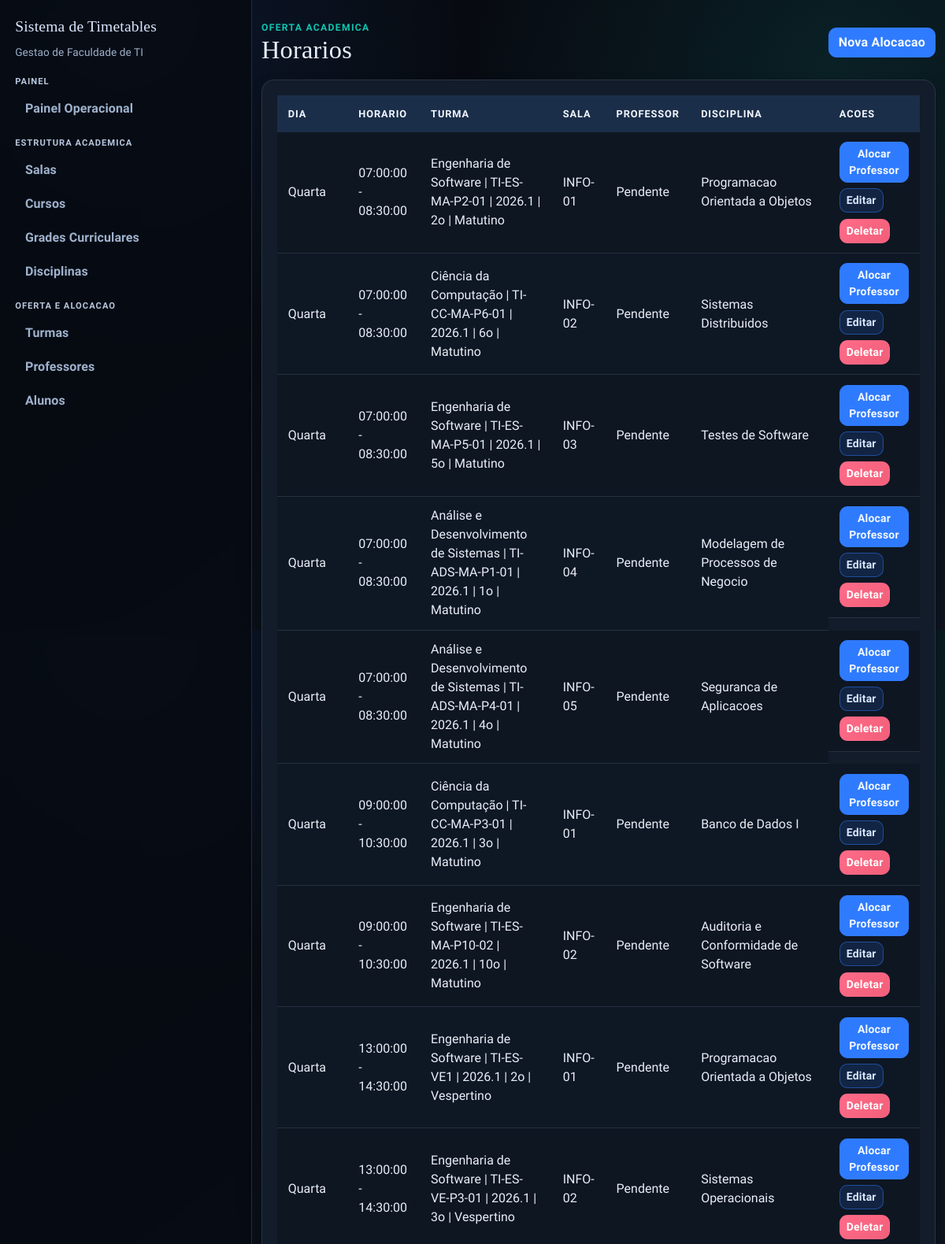
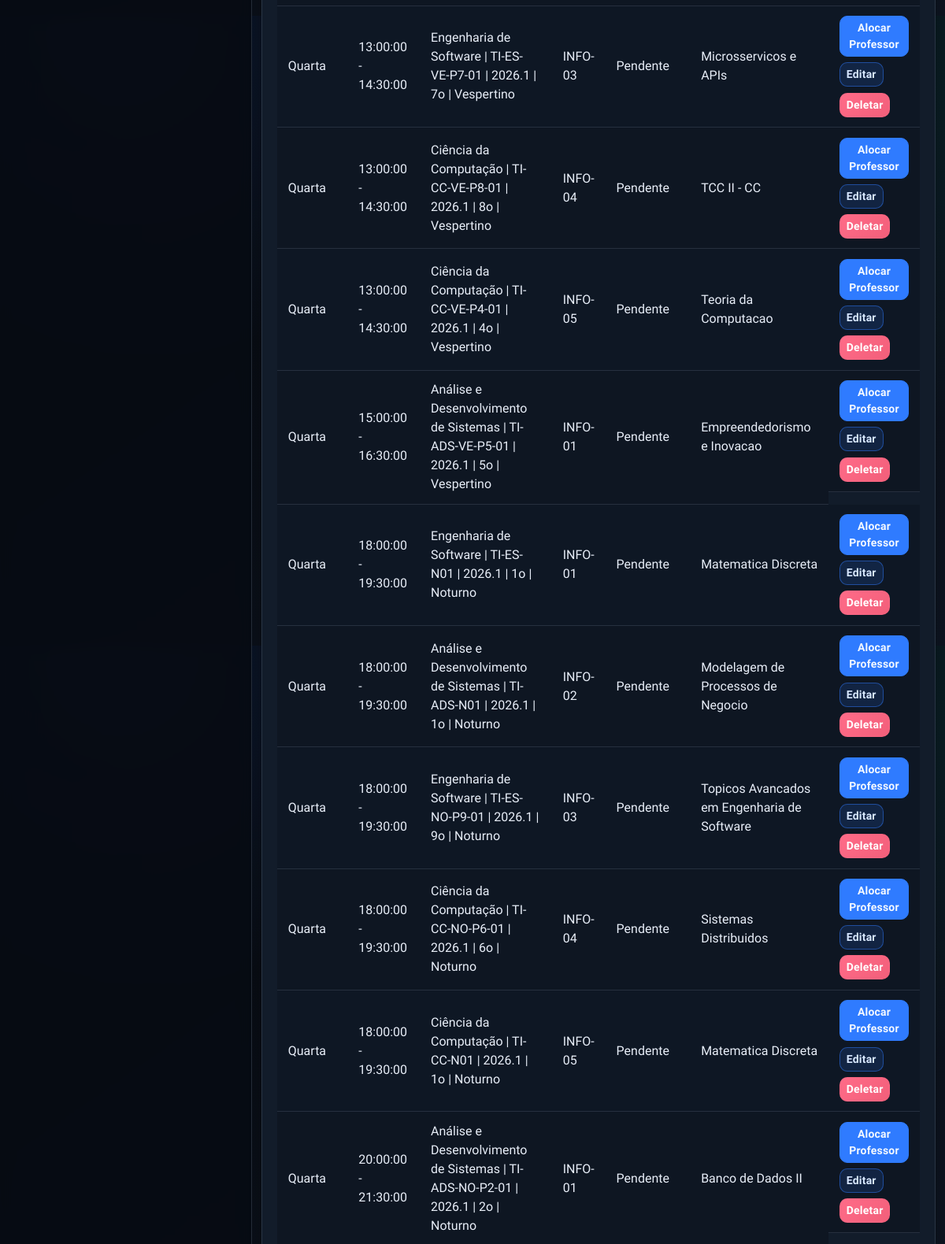
The app's page /horarios (signed in, upper part) with its own data (2 pictures, top to bottom).
### app/models.py (models this page shows, shortened)
class Timetable(db.Model):
    id = db.Column(db.Integer, primary_key=True)
    dia = db.Column(db.String(20), nullable=False)  # e.g., 'Segunda', 'Terça'
    hora_inicio = db.Column(db.Time, nullable=False)
    hora_fim = db.Column(db.Time, nullable=False)
    sala_id = db.Column(db.Integer, db.ForeignKey('sala.id'), nullable=False)
    professor_id = db.Column(db.Integer, db.ForeignKey('user.id'), nullable=True)
    disciplina_id = db.Column(db.Integer, db.ForeignKey('disciplina.id'), nullable=False)
    turma_id = db.Column(db.Integer, db.ForeignKey("turma.id"), nullable=False)
    sala = db.relationship('Sala', backref='timetables')
    professor = db.relationship('User', backref='timetables')
    disciplina = db.relationship('Disciplina', backref='timetables')
    turma = db.relationship('Turma', backref='timetables')
    __table_args__ = (
        db.UniqueConstraint('dia', 'hora_inicio', 'hora_fim', 'sala_id', name='unique_dia_horario_sala'),
        db.UniqueConstraint('dia', 'hora_inicio', 'hora_fim', 'professor_id', name='unique_dia_horario_professor'),
        db.UniqueConstraint('dia', 'hora_inicio', 'hora_fim', 'turma_id', name='unique_dia_horario_turma'),
    )

class Curso(db.Model):
    id = db.Column(db.Integer, primary_key=True)
    nome = db.Column(db.String(120), nullable=False, unique=True)
    codigo = db.Column(db.String(20), nullable=False, unique=True)
    quantidade_periodos = db.Column(db.Integer, nullable=False, default=8)
    ativo = db.Column(db.Boolean, nullable=False, default=True)

class Turma(db.Model):
    id = db.Column(db.Integer, primary_key=True)
    curso_id = db.Column(db.Integer, db.ForeignKey("curso.id"), nullable=False)
    codigo = db.Column(db.String(30), nullable=False)
    semestre_letivo = db.Column(db.String(20), nullable=False)
    periodo = db.Column(db.Integer, nullable=False)
    turno = db.Column(db.String(20), nullable=False, default="noturno")
    quantidade_alunos = db.Column(db.Integer, nullable=True)
    ativa = db.Column(db.Boolean, nullable=False, default=True)
    curso = db.relationship("Curso", backref=db.backref("turmas", lazy="select"))
    __table_args__ = (
        db.UniqueConstraint("curso_id", "codigo", "semestre_letivo", name="unique_turma_codigo_semestre"),
    )

class Sala(db.Model):
    id = db.Column(db.Integer, primary_key=True)
    nome = db.Column(db.String(100), nullable=False)
    capacidade = db.Column(db.Integer, nullable=False)

class Disciplina(db.Model):
    id = db.Column(db.Integer, primary_key=True)
    nome = db.Column(db.String(100), nullable=False)
    codigo = db.Column(db.String(20), unique=True, nullable=False)

### app/routes/admin.py (the view)
@bp.route("/horarios")
@login_required
@admin_required
def horarios():
    timetables = (
        Timetable.query.options(
            joinedload(Timetable.sala),
            joinedload(Timetable.professor),
            joinedload(Timetable.disciplina),
            joinedload(Timetable.turma).joinedload(Turma.curso),
        )
        .order_by(Timetable.dia.asc(), Timetable.hora_inicio.asc())
        .all()
    )
    delete_form = DeleteForm()
    return render_template("horarios.html", timetables=timetables, delete_form=delete_form)

### app/models.py (called while the page is built)
@login_manager.user_loader
def load_user(user_id):
    return db.session.get(User, int(user_id))

    def is_admin(self):
        return self.role == 'admin'

### app/routes/helpers.py (called while the page is built)
def admin_required_redirect():
    if getattr(current_user, "is_authenticated", False) and current_user.is_admin():
        return None
    flash("Acesso restrito ao administrador.", "danger")
    return redirect(url_for("main.index"))

def admin_required(view_func):
    @wraps(view_func)
    def wrapper(*args, **kwargs):
        guard = admin_required_redirect()
        if guard:
            return guard
        return view_func(*args, **kwargs)
    return wrapper

### templates/horarios.html (shortened to what this page needs)
{% extends "base.html" %}
{% block content %}
<section class="stagger-in">
  <div class="page-head">
    <div>
      <p class="eyebrow">Oferta Academica</p>
      <h1>Horarios</h1>
    </div>
    <a href="{{ url_for('main.new_timetable') }}" class="btn btn-primary">Nova Alocacao</a>
  </div>
  <div class="surface table-shell">
    <div class="table-responsive">
      <table class="table">
        <thead>
          <tr>
            <th>Dia</th>
            <th>Horario</th>
            <th>Turma</th>
            <th>Sala</th>
            <th>Professor</th>
            <th>Disciplina</th>
            <th>Acoes</th>
          </tr>
        </thead>
        <tbody>
          {% for t in timetables %}
          <tr>
            <td>{{ t.dia }}</td>
            <td>{{ t.hora_inicio }} - {{ t.hora_fim }}</td>
            <td>
              {% if t.turma %}
              {{ t.turma.curso.nome if t.turma.curso else 'Curso' }} | {{ t.turma.codigo }} | {{ t.turma.semestre_letivo }} | {{ t.turma.periodo }}o | {{ t.turma.turno|title }}
              {% else %}
              <span class="text-muted">Sem turma</span>
              {% endif %}
            </td>
            <td>{{ t.sala.nome if t.sala else 'Sala removida' }}</td>
            <td>{{ t.professor.username if t.professor else 'Pendente' }}</td>
            <td>{{ t.disciplina.nome if t.disciplina else 'Disciplina removida' }}</td>
            <td class="actions-cell">
              {% if not t.professor %}
              <a href="{{ url_for('main.alocar_professor_timetable', id=t.id) }}" class="btn btn-sm btn-primary">Alocar Professor</a>
              {% endif %}
              <a href="{{ url_for('main.edit_timetable', id=t.id) }}" class="btn btn-sm btn-edit">Editar</a>
              <form
                method="POST"
                action="{{ url_for('main.delete_timetable', id=t.id) }}"
                class="d-inline"
                onsubmit="return confirm('Tem certeza?');"
              >
                <button type="submit" class="btn btn-sm btn-danger">Deletar</button>
              </form>
            </td>
          </tr>
          {% endfor %}
        </tbody>
      </table>
    </div>
  </div>
</section>
{% endblock %}

### static/css/styles.css (style rules this page uses)
:root { --bg-1: #05070b; --bg-2: #0d1420; --surface: #121c2a; --surface-soft: #192636; --ink-1: #e8eef8; --ink-2: #9fb2cd; --line: #273954; --brand: #2f7bff; --brand-strong: #1f5fd0; --accent: #11c5b1; --accent-strong: #0d9788; --ok: #22c55e; --danger: #f25f7a; --warning: #f4b642; --radius-lg: 16px; --radius-md: 10px; --shadow-soft: 0 10px 26px rgba(0, 0, 0, 0.3); --shadow-subtle: 0 6px 16px rgba(0, 0, 0, 0.24); }
* { box-sizing: border-box; }
body { margin: 0; min-height: 100vh; font-family: "Source Sans 3", "Trebuchet MS", sans-serif; color: var(--ink-1); background: radial-gradient(circle at 12% 0%, rgba(47, 123, 255, 0.14), transparent 34%), radial-gradient(circle at 88% 10%, rgba(17, 197, 177, 0.1), transparent 36%), linear-gradient(145deg, var(--bg-1) 0%, var(--bg-2) 100%); }
body::before { content: ""; position: fixed; inset: 0; pointer-events: none; background-image: linear-gradient(rgba(255, 255, 255, 0.02) 1px, transparent 1px), linear-gradient(90deg, rgba(255, 255, 255, 0.02) 1px, transparent 1px); background-size: 42px 42px; opacity: 0.36; z-index: -1; }
h1, h2, h3, h4, h5, h6, .app-brand { font-family: "Bree Serif", Georgia, serif; letter-spacing: 0.2px; }
h1 { margin: 0; font-size: clamp(1.8rem, 2.7vw, 2.4rem); color: var(--ink-1); }
p, label, span, li, input, select, button { letter-spacing: 0.1px; }
.page-head { display: flex; flex-wrap: wrap; align-items: center; justify-content: space-between; gap: 0.8rem; margin-bottom: 1.15rem; }
.eyebrow { margin: 0; text-transform: uppercase; font-size: 0.76rem; letter-spacing: 1.3px; color: var(--accent); font-weight: 800; }
.surface { background: var(--surface); border: 1px solid rgba(159, 178, 205, 0.16); border-radius: var(--radius-lg); box-shadow: var(--shadow-subtle); }
.form-shell, .table-shell, .section-shell { padding: 1.2rem; }
.table-shell { overflow: hidden; }
.table { margin-bottom: 0; border-collapse: separate; border-spacing: 0; }
.table thead th { background: #1b2e49; color: #f2f7ff; border: none; font-size: 0.8rem; text-transform: uppercase; letter-spacing: 0.9px; font-weight: 700; padding: 0.85rem; }
.table tbody td { border-color: rgba(159, 178, 205, 0.16); color: var(--ink-1); padding: 0.78rem 0.85rem; vertical-align: middle; background: rgba(10, 16, 25, 0.46); }
.table tbody tr:nth-child(even) td { background: rgba(13, 21, 33, 0.6); }
.btn { border-radius: 10px; font-weight: 700; letter-spacing: 0.2px; border-width: 1px; transition: background-color 0.2s ease, border-color 0.2s ease, color 0.2s ease; }
.btn-primary { color: #f3f8ff; background: var(--brand); border-color: var(--brand); }
.btn-edit { color: #d7e7ff; background: rgba(47, 123, 255, 0.15); border-color: rgba(47, 123, 255, 0.48); }
.btn-danger { background: linear-gradient(135deg, #ff6b88 0%, var(--danger) 100%); border-color: transparent; }
.actions-cell { display: flex; align-items: center; flex-wrap: wrap; gap: 0.45rem; }
.actions-cell .btn { margin: 0; }
.actions-cell form { margin: 0; }
.stagger-in { animation: riseIn 0.45s ease both; }

### records on screen
Timetable: dia "Quarta", hora_inicio "07:00:00", hora_fim "08:30:00", turma.curso "Engenharia de Software", turma.codigo "TI-ES-MA-P2-01", turma.semestre_letivo "2026.1", turma.periodo "2", turma.turno "Matutino", sala "INFO-01", professor "Pendente", disciplina "Programacao Orientada a Objetos"
Timetable: dia "Quarta", hora_inicio "07:00:00", hora_fim "08:30:00", turma.curso "Ciência da Computação", turma.codigo "TI-CC-MA-P6-01", turma.semestre_letivo "2026.1", turma.periodo "6", turma.turno "Matutino", sala "INFO-02", professor "Pendente", disciplina "Sistemas Distribuidos"
Timetable: dia "Quarta", hora_inicio "07:00:00", hora_fim "08:30:00", turma.curso "Engenharia de Software", turma.codigo "TI-ES-MA-P5-01", turma.semestre_letivo "2026.1", turma.periodo "5", turma.turno "Matutino", sala "INFO-03", professor "Pendente", disciplina "Testes de Software"
Timetable: dia "Quarta", hora_inicio "07:00:00", hora_fim "08:30:00", turma.curso "Análise e Desenvolvimento de Sistemas", turma.codigo "TI-ADS-MA-P1-01", turma.semestre_letivo "2026.1", turma.periodo "1", turma.turno "Matutino", sala "INFO-04", professor "Pendente", disciplina "Modelagem de Processos de Negocio"
Timetable: dia "Quarta", hora_inicio "07:00:00", hora_fim "08:30:00", turma.curso "Análise e Desenvolvimento de Sistemas", turma.codigo "TI-ADS-MA-P4-01", turma.semestre_letivo "2026.1", turma.periodo "4", turma.turno "Matutino", sala "INFO-05", professor "Pendente", disciplina "Seguranca de Aplicacoes"
Timetable: dia "Quarta", hora_inicio "09:00:00", hora_fim "10:30:00", turma.curso "Ciência da Computação", turma.codigo "TI-CC-MA-P3-01", turma.semestre_letivo "2026.1", turma.periodo "3", turma.turno "Matutino", sala "INFO-01", professor "Pendente", disciplina "Banco de Dados I"
Timetable: dia "Quarta", hora_inicio "09:00:00", hora_fim "10:30:00", turma.curso "Engenharia de Software", turma.codigo "TI-ES-MA-P10-02", turma.semestre_letivo "2026.1", turma.periodo "10", turma.turno "Matutino", sala "INFO-02", professor "Pendente", disciplina "Auditoria e Conformidade de Software"
Timetable: dia "Quarta", hora_inicio "13:00:00", hora_fim "14:30:00", turma.curso "Engenharia de Software", turma.codigo "TI-ES-VE1", turma.semestre_letivo "2026.1", turma.periodo "2", turma.turno "Vespertino", sala "INFO-01", professor "Pendente", disciplina "Programacao Orientada a Objetos"
Timetable: dia "Quarta", hora_inicio "13:00:00", hora_fim "14:30:00", turma.curso "Engenharia de Software", turma.codigo "TI-ES-VE-P3-01", turma.semestre_letivo "2026.1", turma.periodo "3", turma.turno "Vespertino", sala "INFO-02", professor "Pendente", disciplina "Sistemas Operacionais"
Timetable: dia "Quarta", hora_inicio "13:00:00", hora_fim "14:30:00", turma.curso "Engenharia de Software", turma.codigo "TI-ES-VE-P7-01", turma.semestre_letivo "2026.1", turma.periodo "7", turma.turno "Vespertino", sala "INFO-03", professor "Pendente", disciplina "Microsservicos e APIs"
Timetable: dia "Quarta", hora_inicio "13:00:00", hora_fim "14:30:00", turma.curso "Ciência da Computação", turma.codigo "TI-CC-VE-P8-01", turma.semestre_letivo "2026.1", turma.periodo "8", turma.turno "Vespertino", sala "INFO-04", professor "Pendente", disciplina "TCC II - CC"
Timetable: dia "Quarta", hora_inicio "13:00:00", hora_fim "14:30:00", turma.curso "Ciência da Computação", turma.codigo "TI-CC-VE-P4-01", turma.semestre_letivo "2026.1", turma.periodo "4", turma.turno "Vespertino", sala "INFO-05", professor "Pendente", disciplina "Teoria da Computacao"
Timetable: dia "Quarta", hora_inicio "15:00:00", hora_fim "16:30:00", turma.curso "Análise e Desenvolvimento de Sistemas", turma.codigo "TI-ADS-VE-P5-01", turma.semestre_letivo "2026.1", turma.periodo "5", turma.turno "Vespertino", sala "INFO-01", professor "Pendente", disciplina "Empreendedorismo e Inovacao"
Timetable: dia "Quarta", hora_inicio "18:00:00", hora_fim "19:30:00", turma.curso "Engenharia de Software", turma.codigo "TI-ES-N01", turma.semestre_letivo "2026.1", turma.periodo "1", turma.turno "Noturno", sala "INFO-01", professor "Pendente", disciplina "Matematica Discreta"
Timetable: dia "Quarta", hora_inicio "18:00:00", hora_fim "19:30:00", turma.curso "Análise e Desenvolvimento de Sistemas", turma.codigo "TI-ADS-N01", turma.semestre_letivo "2026.1", turma.periodo "1", turma.turno "Noturno", sala "INFO-02", professor "Pendente", disciplina "Modelagem de Processos de Negocio"
Timetable: dia "Quarta", hora_inicio "18:00:00", hora_fim "19:30:00", turma.curso "Engenharia de Software", turma.codigo "TI-ES-NO-P9-01", turma.semestre_letivo "2026.1", turma.periodo "9", turma.turno "Noturno", sala "INFO-03", professor "Pendente", disciplina "Topicos Avancados em Engenharia de Software"
Timetable: dia "Quarta", hora_inicio "18:00:00", hora_fim "19:30:00", turma.curso "Ciência da Computação", turma.codigo "TI-CC-NO-P6-01", turma.semestre_letivo "2026.1", turma.periodo "6", turma.turno "Noturno", sala "INFO-04", professor "Pendente", disciplina "Sistemas Distribuidos"
Timetable: dia "Quarta", hora_inicio "18:00:00", hora_fim "19:30:00", turma.curso "Ciência da Computação", turma.codigo "TI-CC-N01", turma.semestre_letivo "2026.1", turma.periodo "1", turma.turno "Noturno", sala "INFO-05", professor "Pendente", disciplina "Matematica Discreta"
Timetable: dia "Quarta", hora_inicio "20:00:00", hora_fim "21:30:00", turma.curso "Análise e Desenvolvimento de Sistemas", turma.codigo "TI-ADS-NO-P2-01", turma.semestre_letivo "2026.1", turma.periodo "2", turma.turno "Noturno", sala "INFO-01", professor "Pendente", disciplina "Banco de Dados II"
